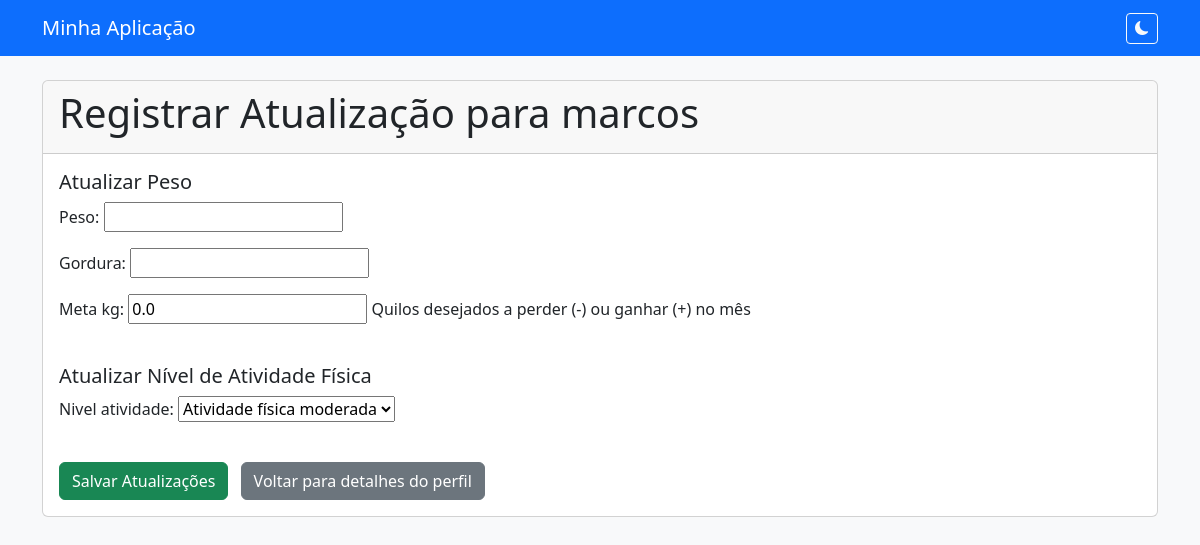
The page /perfil/3/atualizar/ on the database as committed earlier.
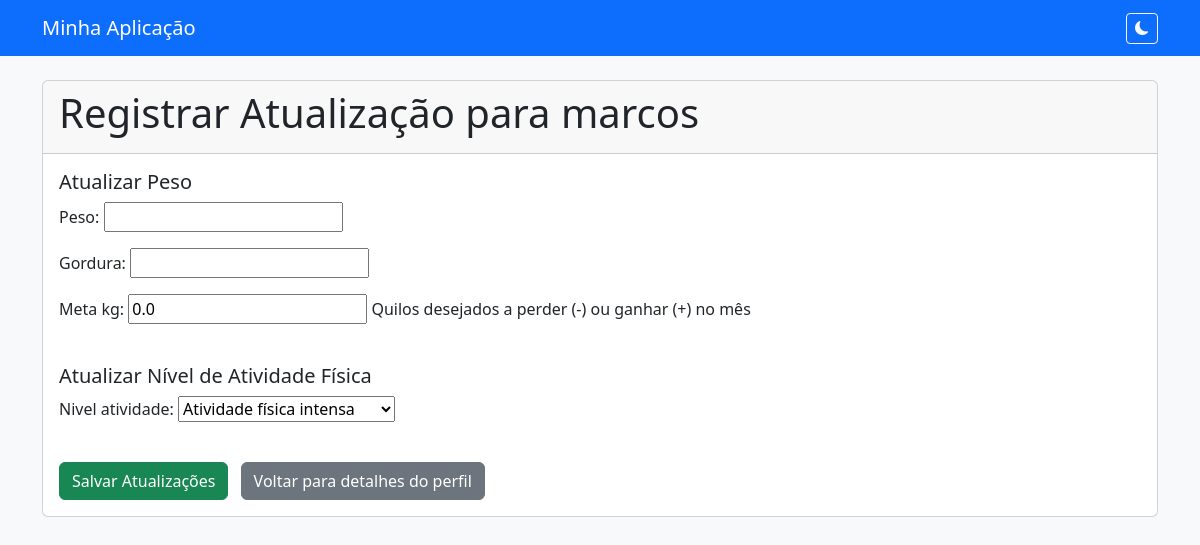
The same page on the database as committed later.
### app/models.py (models this page shows, shortened)
class Perfil(models.Model):
    nome = models.CharField(max_length=100)
    idade = models.IntegerField()
    sexo = models.CharField(max_length=1, choices=[('M', 'Masculino'), ('F', 'Feminino')])
    peso_inicial = models.FloatField()
    altura = models.FloatField()  # em metros
    nivel_atividade = models.CharField(
    max_length=20,
    choices=[
        ('baixo', 'Sedentário'),
        ('moderado', 'Atividade física moderada'),
        ('alto', 'Atividade física intensa'),
    ],
    default='moderado'
)

### app/views.py (the view)
# urls.py: path('perfil/<int:perfil_id>/atualizar/', views.registrar_atualizacao, name='registrar_atualizacao'),
def registrar_atualizacao(request, perfil_id):
    perfil = get_object_or_404(Perfil, id=perfil_id)
    if request.method == 'POST':
        form_historico = HistoricoPesoForm(request.POST)
        form_atividade = PerfilAtividadeForm(request.POST, instance=perfil)
        if form_historico.is_valid() and form_atividade.is_valid():
            historico = form_historico.save(commit=False)
            historico.perfil = perfil
            anterior = perfil.historicos.order_by('-data').first()
            if anterior:
                historico.peso_esperado = anterior.peso + historico.meta_kg
            else:
                historico.peso_esperado = historico.peso
            historico.save()
            form_atividade.save()
            return redirect('detalhes_perfil', perfil_id=perfil.id)
    else:
        form_historico = HistoricoPesoForm()
        form_atividade = PerfilAtividadeForm(instance=perfil)
    return render(request, 'app/registrar_atualizacao.html', {
        'perfil': perfil,
        'form_historico': form_historico,
        'form_atividade': form_atividade,
    })

### app/forms.py
class HistoricoPesoForm(forms.ModelForm):
    class Meta:
        model = HistoricoPeso
        fields = ['peso', 'gordura', 'meta_kg']

class PerfilAtividadeForm(forms.ModelForm):
    class Meta:
        model = Perfil
        fields = ['nivel_atividade']

### app/templates/app/registrar_atualizacao.html (shortened to what this page needs)
{% extends "base.html" %}
{% block content %}
<div class="card">
  <div class="card-header">
    <h1 class="card-title">Registrar Atualização para {{ perfil.nome }}</h1>
  </div>
  <div class="card-body">
    <form method="post">
      <fieldset class="mb-4">
        <legend class="h5">Atualizar Peso</legend>
        {{ form_historico.as_p }}
      </fieldset>
      <fieldset class="mb-4">
        <legend class="h5">Atualizar Nível de Atividade Física</legend>
        {{ form_atividade.as_p }}
      </fieldset>
      <button type="submit" class="btn btn-success">Salvar Atualizações</button>
      <a href="{% url 'detalhes_perfil' perfil.id %}" class="btn btn-secondary ms-2">Voltar para detalhes do perfil</a>
    </form>
  </div>
</div>
{% endblock %}

Rows that differ between the two databases and show on the page:
changed Perfil "marcos": nivel_atividade "Atividade física moderada" → "Atividade física intensa"
